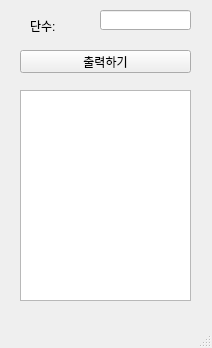
<?xml version="1.0" encoding="UTF-8"?>
<ui version="4.0">
 <class>MainWindow</class>
 <widget class="QMainWindow" name="MainWindow">
  <property name="geometry">
   <rect>
    <x>0</x>
    <y>0</y>
    <width>212</width>
    <height>348</height>
   </rect>
  </property>
  <property name="windowTitle">
   <string>MainWindow</string>
  </property>
  <widget class="QWidget" name="centralwidget">
   <widget class="QLineEdit" name="le">
    <property name="geometry">
     <rect>
      <x>100</x>
      <y>10</y>
      <width>91</width>
      <height>20</height>
     </rect>
    </property>
   </widget>
   <widget class="QLabel" name="lbl">
    <property name="geometry">
     <rect>
      <x>30</x>
      <y>20</y>
      <width>56</width>
      <height>12</height>
     </rect>
    </property>
    <property name="text">
     <string>단수:</string>
    </property>
   </widget>
   <widget class="QPushButton" name="pbn">
    <property name="geometry">
     <rect>
      <x>20</x>
      <y>50</y>
      <width>171</width>
      <height>23</height>
     </rect>
    </property>
    <property name="text">
     <string>출력하기</string>
    </property>
   </widget>
   <widget class="QPlainTextEdit" name="pte">
    <property name="geometry">
     <rect>
      <x>20</x>
      <y>90</y>
      <width>171</width>
      <height>211</height>
     </rect>
    </property>
   </widget>
  </widget>
  <widget class="QMenuBar" name="menubar">
   <property name="geometry">
    <rect>
     <x>0</x>
     <y>0</y>
     <width>212</width>
     <height>21</height>
    </rect>
   </property>
  </widget>
  <widget class="QStatusBar" name="statusbar"/>
 </widget>
 <resources/>
 <connections/>
</ui>
